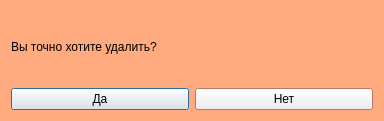
<?xml version="1.0" encoding="UTF-8"?>
<ui version="4.0">
 <class>Dialog</class>
 <widget class="QDialog" name="Dialog">
  <property name="geometry">
   <rect>
    <x>0</x>
    <y>0</y>
    <width>384</width>
    <height>121</height>
   </rect>
  </property>
  <property name="palette">
   <palette>
    <active>
     <colorrole role="Base">
      <brush brushstyle="SolidPattern">
       <color alpha="255">
        <red>255</red>
        <green>255</green>
        <blue>255</blue>
       </color>
      </brush>
     </colorrole>
     <colorrole role="Window">
      <brush brushstyle="SolidPattern">
       <color alpha="255">
        <red>255</red>
        <green>170</green>
        <blue>127</blue>
       </color>
      </brush>
     </colorrole>
    </active>
    <inactive>
     <colorrole role="Base">
      <brush brushstyle="SolidPattern">
       <color alpha="255">
        <red>255</red>
        <green>255</green>
        <blue>255</blue>
       </color>
      </brush>
     </colorrole>
     <colorrole role="Window">
      <brush brushstyle="SolidPattern">
       <color alpha="255">
        <red>255</red>
        <green>170</green>
        <blue>127</blue>
       </color>
      </brush>
     </colorrole>
    </inactive>
    <disabled>
     <colorrole role="Base">
      <brush brushstyle="SolidPattern">
       <color alpha="255">
        <red>255</red>
        <green>170</green>
        <blue>127</blue>
       </color>
      </brush>
     </colorrole>
     <colorrole role="Window">
      <brush brushstyle="SolidPattern">
       <color alpha="255">
        <red>255</red>
        <green>170</green>
        <blue>127</blue>
       </color>
      </brush>
     </colorrole>
    </disabled>
   </palette>
  </property>
  <property name="windowTitle">
   <string>Dialog</string>
  </property>
  <layout class="QGridLayout" name="gridLayout">
   <item row="1" column="0">
    <widget class="QPushButton" name="ok_btn">
     <property name="text">
      <string>Да</string>
     </property>
    </widget>
   </item>
   <item row="1" column="1">
    <widget class="QPushButton" name="close_btn">
     <property name="text">
      <string>Нет</string>
     </property>
    </widget>
   </item>
   <item row="0" column="0" colspan="2">
    <widget class="QLabel" name="what_label">
     <property name="text">
      <string>Вы точно хотите удалить?</string>
     </property>
    </widget>
   </item>
  </layout>
 </widget>
 <resources/>
 <connections/>
</ui>
